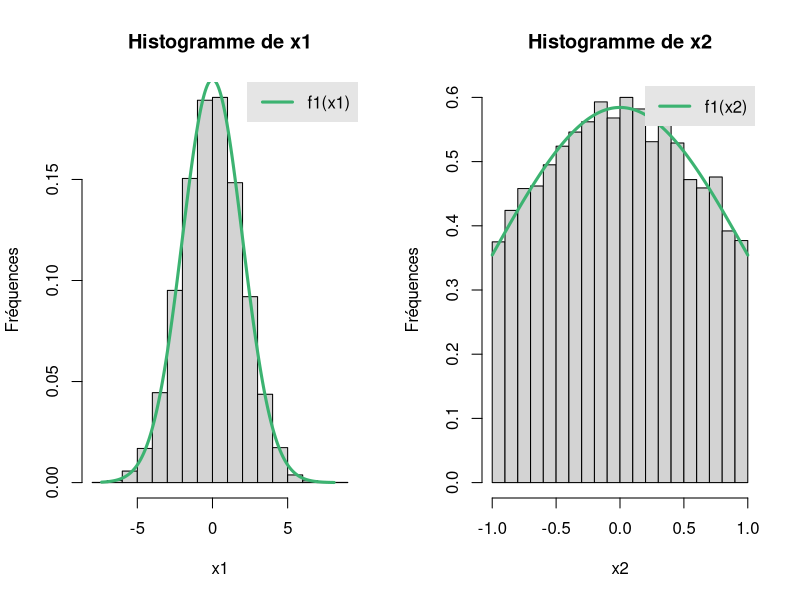

Recreate this plot in R.
#Algorithme de rejet pour f1 (REECRIRE LALGO POUR QUIL PRENNE F EN ARGUMENT POUR EVITER DE FAIRE DEUX ALGO POUR F1 F2)
#Question3
#on prendra n=1000
n<-10000
#Constante de normalisation
c<-1/((4*pi)*(pnorm(1)-pnorm(-1)))
#Temps d'execution trop lent (23s) probleme qq part 

rejet_f1<-function(n){
  ans<-NULL
  m<-n
  while (m>0) {
    x1<-rnorm(m%/%(4*pi*c)+1,0,2)
    x2<-rnorm(m%/%(4*pi*c)+1,0,1)
    u<-runif(m%/%(4*pi*c)+1)
    y<-(u <= (1/(4*pi))*(abs(x2)<=1))*cbind(x1,x2)
    ans<-rbind(ans,y[which(y[,1]!=0 | y[,2]!=0),])
    m<- n-length(ans[,1])
  }
  return(ans[1:n,])
}

#Densité de f1 
f1<-function(x1,x2){
  return(c*exp(-(x1^2)/8 - (x2^2)/2 )*(abs(x2)<1))
}
#Densité marginale f1(x1)
densite_marginale1 <-function(x){
  return(exp(-x^2/8)/(2*sqrt(2*pi)))
}
#Densité marginale f2(x2)
densite_marginale2 <-function(x){
  return(2*sqrt(2*pi)*c*exp(-x^2/2)*(abs(x<=1)))
}

#Echantillon pour n realisations 
x=rejet_f1(n)
dev.off()
par(mfrow=c(1,2)) #Pour afficher les deux graphiques ensembles

#Question4

#On valide maintenant notre algorithme du rejet en comparant la distribution de l’échantillon pour la 1ere variable avec la densité de la loi marginale de x1.
hist(x[,1], freq = FALSE, main = "Histogramme de x1", ylab = "Fréquences",xlab="x1")
t1 <- seq(min(x[,1]), max(x[,1]), length.out=nrow(x))
lines(t1, densite_marginale1(t1), col = "mediumseagreen", lwd = 3)
legend("topright", "f1(x1)", box.lty = 0, bg = "gray90", col = "mediumseagreen", lty = 1, lwd = 3, inset = 0.0001)

#On valide maintenant notre algorithme du rejet en comparant la distribution de l’échantillon pour la 2ere variable avec la densité de la loi marginale de x2.
hist(x[,2], freq = FALSE, main = "Histogramme de x2", ylab = "Fréquences",xlab="x2")
t2 <-seq(min(x[,2]), max(x[,2]), length.out=nrow(x))
lines(t2, densite_marginale2(t2), col = "mediumseagreen", lwd = 3)
legend("topright", "f1(x2)", box.lty = 0, bg = "gray90", col = "mediumseagreen", lty = 1, lwd = 3, inset = 0.01)
